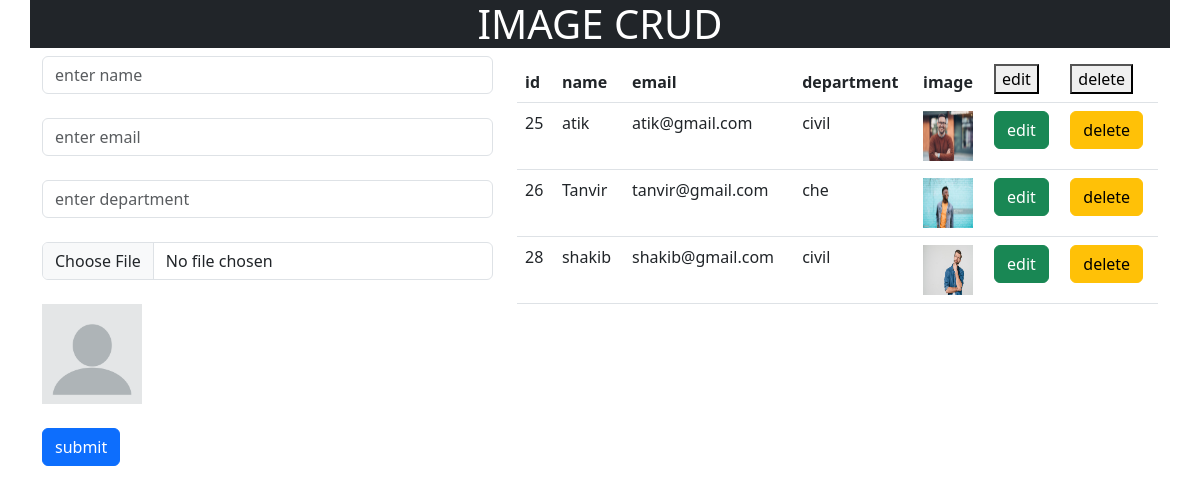
The page / on the database its author committed.
### tables this page shows
CREATE TABLE `person` (
  `id` int(11) NOT NULL,
  `name` varchar(100) NOT NULL,
  `email` varchar(100) NOT NULL,
  `department` varchar(100) NOT NULL,
  `image` varchar(100) NOT NULL
);

### index.php (the view, shortened to what this page needs)
<?php
include "connect.php";
?>
<!doctype html>
<html lang="en">
  <head>
    <link href="https://cdn.jsdelivr.net/npm/bootstrap@5.3.0-alpha2/dist/css/bootstrap.min.css" rel="stylesheet">
  </head>
  <body>
    <div class="container">
        <div class="row">
            <h1 class="text-white bg-dark text-center">IMAGE CRUD</h1>
            <div class="col-lg-5">
                <form action="" method="POST" enctype="multipart/form-data">
                    <input type="text" class="form-control" name=name placeholder="enter name"><br>
                    <input type="text" class="form-control" name=email placeholder="enter email"><br>
                    <input type="text" class="form-control" name=dept placeholder="enter department"><br>
                    <input type="file" class="form-control" name=img placeholder="enter image" onchange="imgshow(event)"><br>
                    <img id="change" src="dimage.jpg" alt="" height=100 width=100><br><br>
                    <button class="btn btn-primary" name=submit>submit</button>
                </form>
            </div>
            <div class="col-lg-7">
                <table class="table">
                    <thead>
                        <th>id</th>
                        <th>name</th>
                        <th>email</th>
                        <th>department</th>
                        <th>image</th>
                        <th><button>edit</button></th>
                        <th><button>delete</button></th>
                    </thead>
                    <tbody>
                        <?php
                         $select="SELECT * FROM person";
                         $exe=mysqli_query($con,$select);
                         while($row=mysqli_fetch_array($exe)){?>
                         <tr>
                            <td><?php echo $row['id'] ?></td>
                            <td><?php echo $row['name'] ?></td>
                            <td><?php echo $row['email'] ?></td>
                            <td><?php echo $row['department'] ?></td>
                            <td><img height=50 width=50 src="image/<?php echo $row['image'] ?>" alt=""></td>
                            <td><a href="edit.php?edit_id=<?php echo $row['id'] ?> & edit_name=<?php echo $row['name'] ?>"><button class="btn btn-success">edit</button></a></td>
                            <td><a href="delete.php?delete_id=<?php echo $row['id'] ?> & delete_name=<?php echo $row['name'] ?> "><button class="btn btn-warning">delete</button></a></td>
                         </tr>
                         <?php }
                        ?>
                    </tbody>
                </table>
            </div>
        </div>
    </div>
  </body>
</html>

### rows shown on the page
person: id "25", name "atik", email "atik@gmail.com", department "civil", image (picture)
person: id "26", name "Tanvir", email "tanvir@gmail.com", department "che", image (picture)
person: id "28", name "shakib", email "shakib@gmail.com", department "civil", image (picture)
